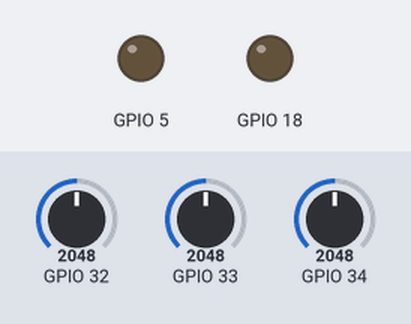
The sketch below on a simulated ESP32. On the bench: output pins drawn as LEDs (lit = HIGH). The test bench sets the inputs (shaded band); at power-on: GPIO 32 = 2048, GPIO 33 = 2048, GPIO 34 = 2048. WiFi joins after 1.5 s; servers stay silent unless stated; what the sketch prints to the serial monitor is not drawn.

Above: at 0.0 s.
At 1.6 s:
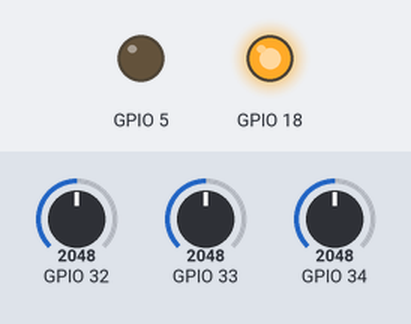
Timing chart, 0 to 3.1 s (numbered marks = the images above):
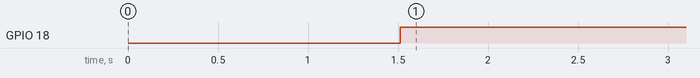

The sketch:

ESP32_Memoria_Tensao_Corrente.ino
```cpp
#include <math.h>
#include <dummy.h>
#include <WiFi.h>
#include <esp_system.h>
#include "esp_wifi.h"

#define MAX 556

unsigned long Tempo;
unsigned long Tempo1;
unsigned long Tempo2;
/*uint64_t chipid;

//Funcao que retorna o meu MAC
String getMacAddress() {
	uint8_t baseMac[6];
	// Get MAC address for WiFi station
	esp_read_mac(baseMac, ESP_MAC_WIFI_STA);
	char baseMacChr[18] = {0};
	sprintf(baseMacChr, "%02X:%02X:%02X:%02X:%02X:%02X", baseMac[0], baseMac[1], baseMac[2], baseMac[3], baseMac[4], baseMac[5]);
	return String(baseMacChr);
}
*/

//Acess Point
//const char *ssidAP = "ESP32 Access Point";
//const char *passwordAP = "accesspoint";

//Rede da Minha casa
//const char* ssidClient     = "Republica Virus";
//const char* passwordClient = "Intelcore";

//Rede do Laboratório de Fìsica
const char* ssidClient     = "Fisica";
const char* passwordClient = "Fisic@42";

//Rede do Laboratório da Computacao
//const char* ssidClient     = "AP1REUNI";
//const char* passwordClient = "UeRw76=wR-";

WiFiServer server(80);

void setup(){

    Serial.begin(115200);
    delay(10);

    /*
    Serial.printf("------------------------------------------------------\n");
    Serial.print("Memoria livre no inicio do setup: ");
    Serial.println(ESP.getFreeHeap());
    Serial.println("------------------------------------------------------\n");
    */

    /*  Coisas uteis
      WiFi.mode(m): set mode to WIFI_AP, WIFI_STA, WIFI_AP_STA or WIFI_OFF
      WiFi.localIP() is for STA, WiFi.softAPIP()
    */

    WiFi.mode(WIFI_STA);
    //WiFi.mode(WIFI_AP);
    //WiFi.mode(WIFI_AP_STA);
    //WiFi.mode(WIFI_OFF);

    /*
    //Configurando Como Acess Point
    Serial.println("Configurando Access Point...");
    Serial.println();
    WiFi.softAP(ssidAP, passwordAP);
    IPAddress myIP = WiFi.softAPIP();
    Serial.print("Access Point IP Address: ");
    Serial.println(myIP);

    Serial.printf("------------------------------------------------------\n");
    Serial.print("Memoria livre depois de configurar o AP: ");
    Serial.println(ESP.getFreeHeap());
    Serial.printf("------------------------------------------------------\n");
    */

    // Configurando como Cliente
    Serial.println("Configurando como modo Client...");
    Serial.println();
    Serial.print("Connecting to ");
    Serial.println(ssidClient);

    WiFi.begin(ssidClient, passwordClient);

    while (WiFi.status() != WL_CONNECTED) {
        delay(500);
        Serial.print(".");
    }
    Serial.println();
    server.begin();
    Serial.println("Server started");

    Serial.println("");
    Serial.println("WiFi connected");
    Serial.print("IP address: ");
    Serial.println(WiFi.localIP());

    /*Serial.printf("------------------------------------------------------\n");
    Serial.print("Memoria livre depois de configurar o Client: ");
    Serial.println(ESP.getFreeHeap());
    Serial.printf("------------------------------------------------------\n");
    */

    //LED
    pinMode(5, OUTPUT);
    //Relé
    pinMode(18, OUTPUT);

    /*
    Serial.printf("------------------------------------------------------\n");
    Serial.print("Memoria livre no final do Setup: ");
    Serial.println(ESP.getFreeHeap());
    Serial.printf("------------------------------------------------------\n");
    */
}

void loop(){
  /*
   Serial.printf("------------------------------------------------------\n");
   Serial.print("Memoria livre no incio da main(loop): ");
   Serial.println(ESP.getFreeHeap());
   Serial.printf("------------------------------------------------------\n");
  */
   /*
   //Informacoes sobre a ESP32
   Serial.println();
   Serial.printf("MAC ADDRESS: ");
   Serial.println(getMacAddress());
   Serial.println();
   */

   //Ligando os Pinos 5 e 18
   digitalWrite(5, LOW);
   digitalWrite(18, HIGH);
   delay(2000);


   //Vetores de Tensao e Corrente
   float VTensao[MAX];
   float VCorrente[MAX];
   float x;

   //Calculando quanto tempo demora para preencher os valores no vetor de tamanho MAX
   Tempo1 = millis();
   for (int i = 0; i < MAX; i++) {
     VTensao[i] = analogRead(32);
     VCorrente[i] = analogRead(34);
     //Cálculo Aleatorio para consumir tempo. Essa variável faz com que eu possa simular uma leitura de 3 canais ADC,
     //isso serve para que eu possa simular o tempo de 17ms.
     //17 ms é o tempo que a esp32 gasta para preencher 1667 valores (1 ciclo de onda de 60hz). Porém, por questão de hardware,
     //nao é possivel criar 2 vetores (tensao e corrente) de 556 valores + 1 vetor (potencia media).
     //Logo para simular 1667 foi criado 2 vetores de 556 e também a leitra de um canal ADC Aleatorio
     //deste modo eu simulo a leitura de 556x3 e consigoo tempo de 17ms.
     x = analogRead(33);
   }
   Tempo2 = millis();

   //Tempo para preencher os 2 vetores
   Tempo = Tempo2-Tempo1;
   //Serial.print("Tempo para leitura dos canais ADC, e preencher os dois vetores: ");
   //Serial.print(Tempo);
   //Serial.println(" ms");

   //Fazendo a conversão do canal ADC para tensao e corrente. Formula = (3.3)*K/4095
   Tempo1 = millis();
   for(int i = 0; i < MAX; i++){
     VTensao[i] = ((VTensao[i]*(3.3))/4095);//transformacao dos valores
     VCorrente[i] = ((VCorrente[i]*(3.3))/4095);//transformacao dos valores
     VTensao[i] = ((-0.0439)*(VTensao[i]*VTensao[i]*VTensao[i]))+(0.1469*(VTensao[i]*VTensao[i]))+(0.896*(VTensao[i]))+(0.1695); //Correção dos valores usando formula da nao linearidade
     VCorrente[i] = ((-0.0439)*(VCorrente[i]*VCorrente[i]*VCorrente[i]))+(0.1469*(VCorrente[i]*VCorrente[i]))+(0.896*(VCorrente[i]))+(0.1695);//Correção dos valores usando a forma da nao linearidade que esta na tabela
   }
   Tempo2 = millis();
   //Tempo para corrigir os vetores usando a formula da não linearidade
   Tempo = Tempo2-Tempo1;
   //Serial.print(Tempo);
   //Serial.println(" ms");


   //Fazendo a correcao dos valores e a adição dos valores negativos
   Tempo1 = millis();
   for (int i = 0; i < MAX; i++) {
     VTensao[i] = ((VTensao[i]-(1.62))*142.7);
     VCorrente[i] = ((VCorrente[i]-(1.62))*8);
   }
   Tempo2 = millis();

   //Tempo para Converter os valores dos 2 vetores
   Tempo = Tempo2-Tempo1;
   //Serial.print("Tempo conversao usando formula (3.3)*K/4095: ");
   //Serial.print(Tempo);
   //Serial.println(" ms");


   //Calculando a Potencia Instantanea
   float PotenciaInstantanea[MAX];
   for(int i = 0; i < MAX; i++){
     PotenciaInstantanea[i] = VTensao[i] * VCorrente[i];
   }

   //Potencia Instantanea Acomulada
   float PotenciaInstantaneaAcomulada = 0;
   for(int i = 0; i < MAX; i++){
          PotenciaInstantaneaAcomulada = PotenciaInstantaneaAcomulada + PotenciaInstantanea[i];
   }

   //Calculando Potencia Media
   float PotenciaMedia = 0;
   PotenciaMedia = PotenciaInstantaneaAcomulada / MAX;

   //Imprimindo a Potencia Media
   //Serial.println("Potencia Media: ");
   //Serial.println(PotenciaMedia);

   /*
   //Imprimindo vetor Media
   Serial.println("Vetor de Media: \n");
   for(int i = 0; i < MAX; i++){
       Serial.print(PotenciaInstantanea[i]);
       Serial.print(" - ");
   }
   Serial.println();

   //Imprimindo a o vetor de TENSAO na saida Serial
   Serial.println("Vetor de Tensao: \n");
   for(int i = 0; i < MAX; i++){
       Serial.print(VTensao[i]);
       Serial.print(" - ");
   }
   Serial.println();

   //Imprimindo o vetor de CORRENTE na saida Serial
   Serial.println("Vetor de Corrente: \n");
   for(int i = 0; i < MAX; i++){
       Serial.print(VCorrente[i]);
       Serial.print(" - ");
   }
   Serial.println();
   */

   //Calculando Valor eficaz TENSAO
   float ValorEficazTensao = 0;
   for(int i = 0; i < MAX; i++){
        ValorEficazTensao = (ValorEficazTensao + (VTensao[i] * VTensao[i]));
   }
   ValorEficazTensao = ValorEficazTensao/MAX;
   ValorEficazTensao = sqrt(ValorEficazTensao);
   //Serial.print("Valor Eficaz da Tensao: ");
   //Serial.println(ValorEficazTensao);

   //Calculando Valor eficaz CORRENTE
   float ValorEficazCorrente = 0;
   for(int i = 0; i < MAX; i++){
        ValorEficazCorrente = (ValorEficazCorrente + (VCorrente[i] * VCorrente[i]));
   }
   ValorEficazCorrente = ValorEficazCorrente/MAX;
   ValorEficazCorrente = sqrt(ValorEficazCorrente);
   //Serial.print("Valor Eficaz da Corrente: ");
   //Serial.println(ValorEficazCorrente);

   //Calculando Fator de Potencia
   float FatorDePotencia = 0;
   FatorDePotencia = (PotenciaMedia/(ValorEficazTensao*ValorEficazCorrente));
   //Serial.printf("Fator de Potencia: ");
   //Serial.println(FatorDePotencia);


   // Check if a client has connected
    WiFiClient client = server.available();
    if (!client) {
      return;
    }

    // Wait until the client sends some data
    Serial.println("New client");
    while (!client.available()) {
      delay(1);
    }

    //<meta http-equiv='refresh' content='2'>      Conection: close
    // Prepare the response
    String s = "HTTP/1.1 200 OK\r\nContent-Type: text/html\r\n\r\n<!DOCTYPE HTML>\r\n<html><head><meta charset='UTF-8'></head><body>\r\n";
    s += "Informacoes Importantes: ";
    s += "<br>";
    s += "Potencia Media: ";
    s += String(PotenciaMedia);
    s += " W<br>";
    s += "Valor Eficaz da Tensao: ";
    s += String(ValorEficazTensao);
    s += " V<br>";
    s += "Valor Eficaz de Corrente: ";
    s += String(ValorEficazCorrente);
    s += " A<br>";
    s += "Fator de Potencia: ";
    s += String(FatorDePotencia);
    s += "<br><br><hr><br>";
    s += "Vetor de Corrente: ";
    s += "<br>";
    for(int i = 0; i < MAX; i++){
      s += " ";
      s += String(VCorrente[i]);
      s += " ";
    }
    s += "<br><br><hr><br>";
    s += "Vetor de tensao: ";
    s += "<br>";
    for(int i = 0; i < MAX; i++){
      s += " ";
      s += String(VTensao[i]);
      s += " ";
    }
    s += "</body></html>";

    // Send the response to the client
    client.print(s);
    Serial.println("Client disconnected");

    //Desligando os Pinos 5 e 18
    digitalWrite(5, HIGH);
    digitalWrite(18, LOW);
    delay(10000);

    /*
    //Informacoes sobre a ESP32 depois de rodar todo o programa
    Serial.printf("------------------------------------------------------\n");
    Serial.print("Memoria livre no final da main(loop): ");
    Serial.println(ESP.getFreeHeap());
    Serial.printf("------------------------------------------------------\n");
    */
}
```

Measured:
- by itself, GPIO 18: LOW → HIGH at 1.5 s
